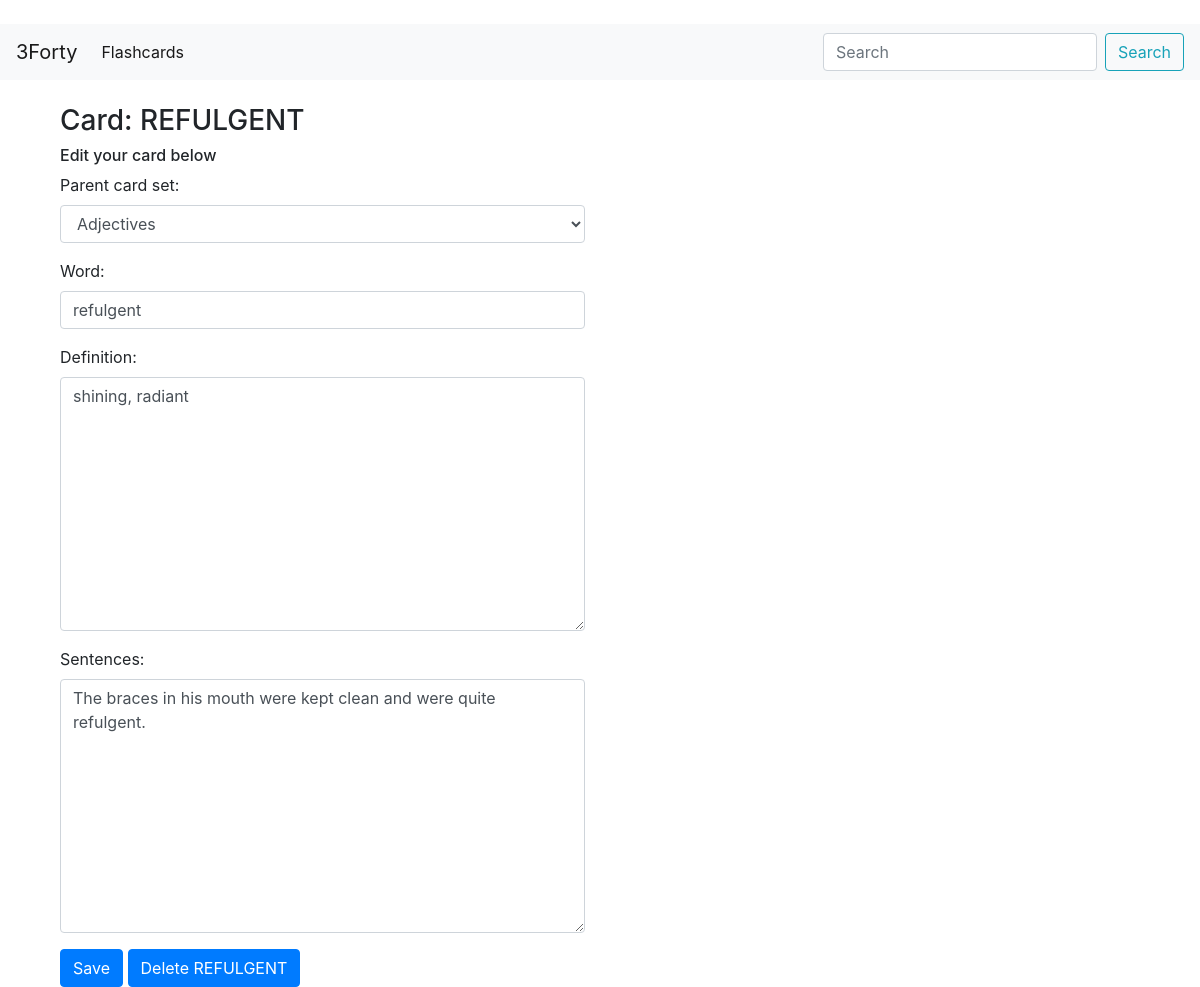
The app's page /flashcards/edit_card/120 with its own data.
### flashcards/models.py (models this page shows, shortened)
class Card(models.Model):
    parent_card_set = models.ForeignKey(Card_Set, on_delete = models.CASCADE)
    word = models.CharField(max_length = 50, null = False, blank = False)           # Vocabulary word
    definition = models.TextField(max_length = 500, null = False, blank = False)    # Vocabulary word's definition
    sentences = models.TextField(max_length = 500, null = False, blank = True)                                      # Vocabulary word used in sentence
    def __str__(self):
        return self.word

### flashcards/views.py (the view)
# urls.py: url(r'edit_card/(?P<card_id>[\d]+)', views.edit_card, name = 'edit_card'),
def edit_card(request, card_id):
    card_object = get_object_or_404(Card, id = card_id)
    if request.method == 'POST':
        form = Card_Form(request.POST, instance = card_object)
        if form.is_valid():
            form.save()
            return HttpResponseRedirect(reverse('flashcards:flashcards'))
    else:
        form = Card_Form(instance = card_object)
    context = {'form': form, 'edit_mode': True, 'card_object': card_object}
    return render(request, 'flashcards/add_edit_cards.html', context)

### flashcards/forms.py
class Card_Form(ModelForm):
    class Meta:
        model = Card
        fields = ['parent_card_set', 'word', 'definition', 'sentences']

### flashcards/models.py (called while the page is built)
    def __str__(self):
        return self.topic

### flashcards/templates/flashcards/add_edit_cards.html (shortened to what this page needs)
{% extends 'base.html' %}
{% load widget_tweaks %}
{% block body %}
<div class="container">
    <div class="col-xl-6">
        {% if card_object %}
            <h3>Card: {{ card_object | upper}}</h3>
            <h6>Edit your card below</h6>
        {% else %}
            <h3>Add Card</h3>
            <h6>Create a new card below</h6>
        {% endif %}
        <form method="POST" nonvalidate>
            {% for field in form %}
            <div class="form-group">
                {{ field.label_tag }}
                {% render_field field class="form-control" %}
            </div>
            {% endfor %}
            <button class="btn btn-primary btn-md" type="submit">Save</button>
            {% if edit_mode %}
            <a class="btn btn-primary btn-md"
            href="{% url 'flashcards:delete_card' card_object.id %}"
            role="button">Delete {{ card_object | upper }}</a>
            {% endif %}
        </form>
    </div>
</div>
{% endblock %}

### records on screen
Card: word "REFULGENT", parent_card_set "Adjectives" "refulgent" "shining, radiant" "The braces in his mouth were kept clean and were quite refulgent."

### other values on screen
{{ field.label_tag }} "Parent card set:" "Word:" "Definition:" "Sentences:"
